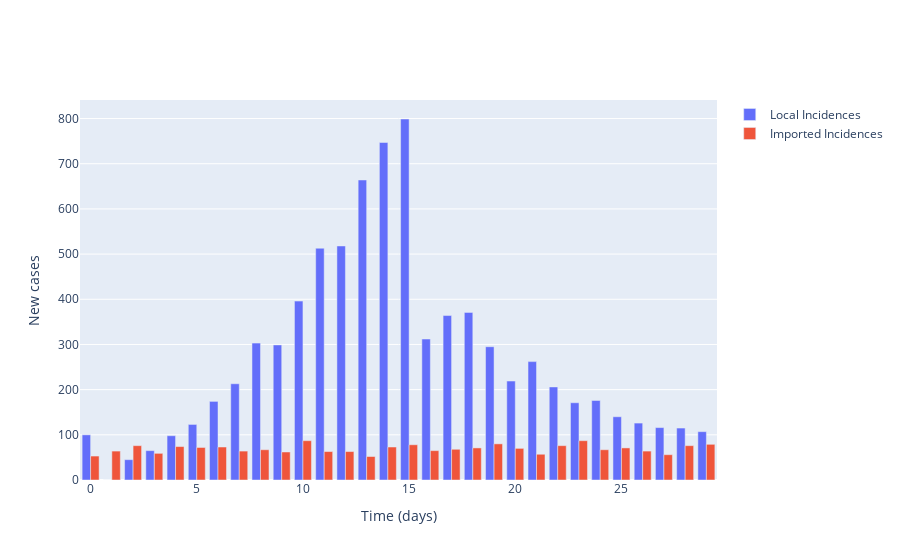

The cell this chart's notebook holds for it:
### Markdown cell above
## Plot local incidence numbers and imported cases

### Code cell
# Plot (bar chart cases each day)
fig = go.Figure()

# Plot of incidences
fig.add_trace(
    go.Bar(
        x=times,
        y=locally_infected_cases,
        name='Local Incidences'
    )
)

fig.add_trace(
    go.Bar(
        x=times,
        y=imported_cases,
        name='Imported Incidences'
    )
)

# Add axis labels
fig.update_layout(
    xaxis_title='Time (days)',
    yaxis_title='New cases'
)

fig.show()

### Figure 1 — Plotly figure (JSON) as saved in the notebook; plotly's stock layout.template omitted (floating-point values rounded to 4 significant figures)
{"data": [{"name": "Local Incidences", "type": "bar", "x": [0, 1, 2, 3, 4, 5, 6, 7, 8, 9, 10, 11, 12, 13, 14, 15, 16, 17, 18, 19, 20, 21, 22, 23, 24, 25, 26, 27, 28, 29], "y": [100, 0, 45, 65, 98, 123, 174, 213, 303, 299, 396, 513, 518, 664, 747, 799, 312, 364, 371, 295, 219, 262, 206, 171, 176, 140, 126, 116, 115, 107]}, {"name": "Imported Incidences", "type": "bar", "x": [0, 1, 2, 3, 4, 5, 6, 7, 8, 9, 10, 11, 12, 13, 14, 15, 16, 17, 18, 19, 20, 21, 22, 23, 24, 25, 26, 27, 28, 29], "y": [53, 64, 76, 59, 74, 72, 73, 64, 67, 62, 87, 63, 63, 52, 73, 78, 65, 68, 71, 80, 70, 57, 76, 87, 67, 71, 64, 56, 76, 79]}], "layout": {"xaxis": {"title": {"text": "Time (days)"}}, "yaxis": {"title": {"text": "New cases"}}}}
